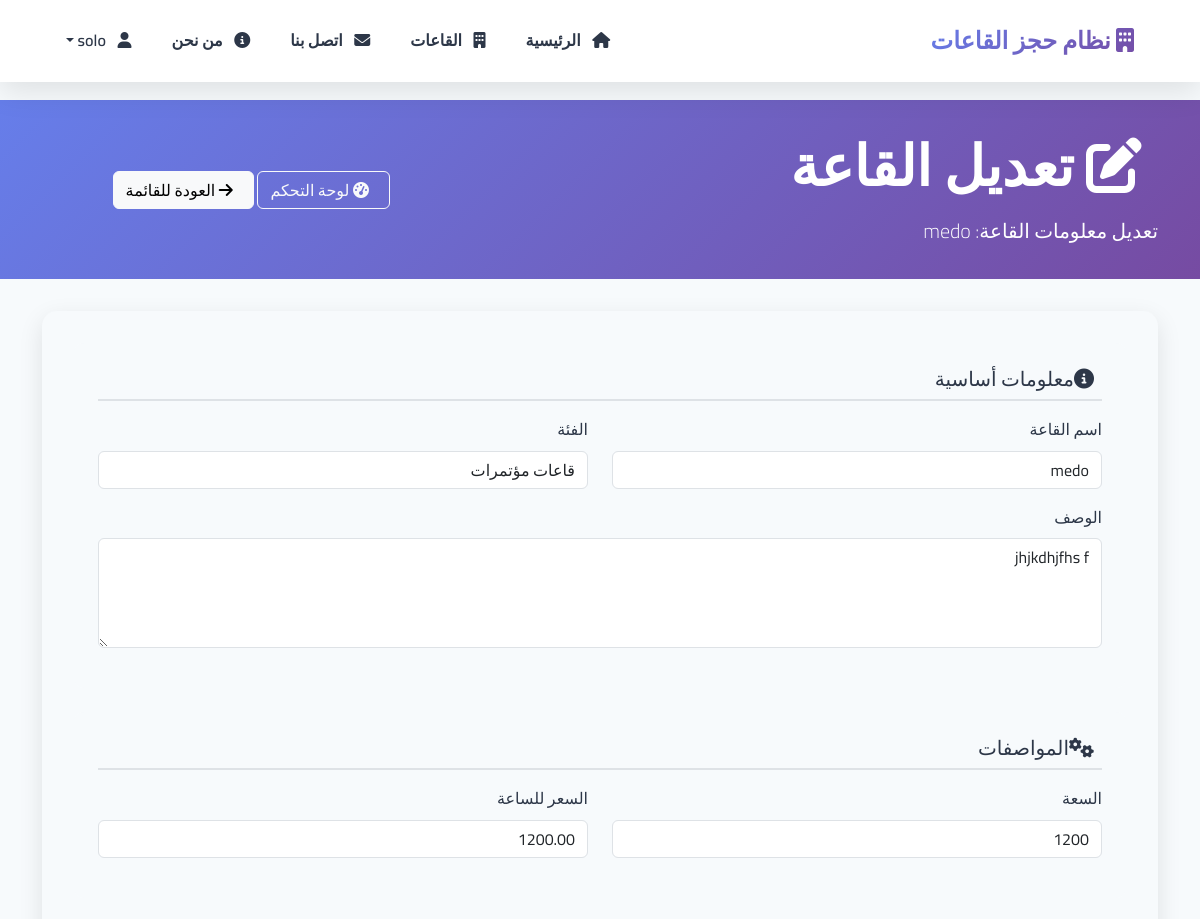
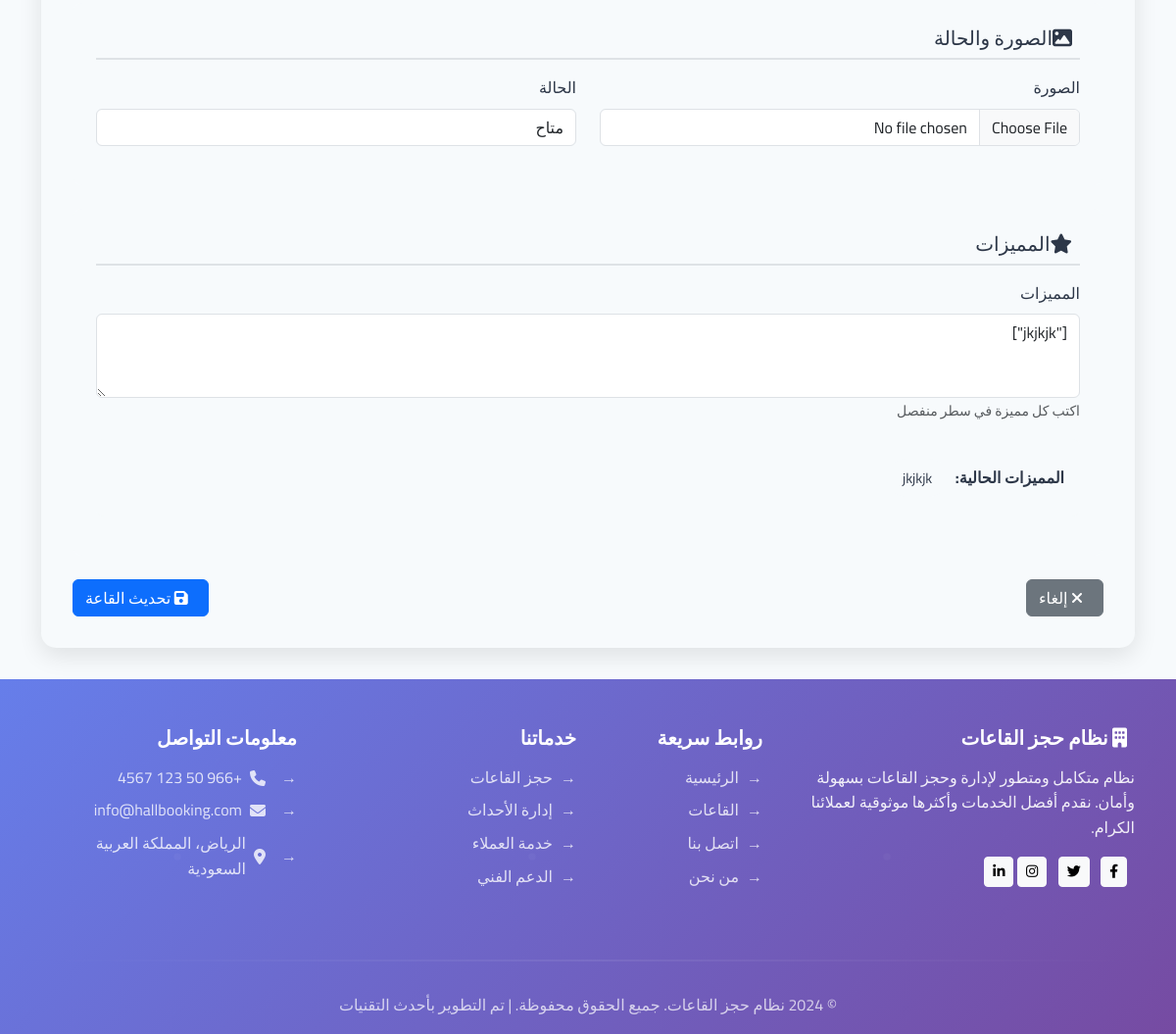
The page /dashboard/halls/112/edit/ (signed in) on the database its author committed (2 pictures, top to bottom).
### hall_booking/models.py (models this page shows, shortened)
class Hall(models.Model):
    STATUS_CHOICES = [
        ('available', 'متاح'),
        ('maintenance', 'صيانة'),
        ('booked', 'محجوز'),
    ]
    name = models.CharField(max_length=200, verbose_name="اسم القاعة")
    category = models.ForeignKey(Category, on_delete=models.CASCADE, verbose_name="الفئة")
    description = models.TextField(verbose_name="الوصف")
    capacity = models.PositiveIntegerField(verbose_name="السعة")
    price_per_hour = models.DecimalField(max_digits=10, decimal_places=2, verbose_name="السعر للساعة")
    image = models.ImageField(upload_to='halls/', verbose_name="الصورة")
    status = models.CharField(max_length=20, choices=STATUS_CHOICES, default='available', verbose_name="الحالة")
    features = models.JSONField(default=list, verbose_name="المميزات")
    created_at = models.DateTimeField(auto_now_add=True, verbose_name="تاريخ الإنشاء")
    updated_at = models.DateTimeField(auto_now=True, verbose_name="تاريخ التحديث")
    class Meta:
        verbose_name = "قاعة"
        verbose_name_plural = "القاعات"

### hall_booking/views.py (the view)
# urls.py: path('dashboard/halls/<int:hall_id>/edit/', views.admin_hall_edit, name='admin_hall_edit'),
@login_required
@user_passes_test(is_admin)
def admin_hall_edit(request, hall_id):
    hall = get_object_or_404(Hall, id=hall_id)
    if request.method == 'POST':
        form = HallForm(request.POST, request.FILES, instance=hall)
        if form.is_valid():
            form.save()
            messages.success(request, 'تم تحديث القاعة بنجاح!')
            return redirect('hall_booking:admin_halls_list')
    else:
        form = HallForm(instance=hall)
    context = {
        'form': form,
        'hall': hall,
        'title': 'تعديل القاعة'
    }
    return render(request, 'hall_booking/admin/hall_form.html', context)

### hall_booking/models.py (called while the page is built)
    def __str__(self):
        return self.name

### hall_booking/views.py (called while the page is built)
def is_admin(user):
    return user.is_staff

### hall_booking/templates/hall_booking/admin/hall_form.html (shortened to what this page needs)
{% extends 'hall_booking/base.html' %}
{% load static %}
{% block content %}
<div class="form-header">
    <div class="container">
        <div class="row align-items-center">
            <div class="col-md-8">
                <h1 class="display-4 fw-bold mb-3">
                    <i class="fas fa-{% if hall %}edit{% else %}plus{% endif %} me-3"></i>
                    {{ title }}
                </h1>
                <p class="lead mb-0">
                    {% if hall %}
                        تعديل معلومات القاعة: {{ hall.name }}
                    {% else %}
                        إضافة قاعة جديدة للنظام
                    {% endif %}
                </p>
            </div>
            <div class="col-md-4 text-end">
                <a href="{% url 'hall_booking:dashboard' %}" class="btn btn-outline-light me-2">
                    <i class="fas fa-tachometer-alt me-2"></i>
                    لوحة التحكم
                </a>
                <a href="{% url 'hall_booking:admin_halls_list' %}" class="btn btn-light">
                    <i class="fas fa-arrow-right me-2"></i>
                    العودة للقائمة
                </a>
            </div>
        </div>
    </div>
</div>
<div class="container">
    <div class="form-container">
        <form method="post" enctype="multipart/form-data">
            <div class="form-section">
                <h5><i class="fas fa-info-circle me-2"></i>معلومات أساسية</h5>
                <div class="row">
                    <div class="col-md-6">
                        <div class="mb-3">
                            <label for="{{ form.name.id_for_label }}" class="form-label">{{ form.name.label }}</label>
                            {{ form.name }}
                        </div>
                    </div>
                    <div class="col-md-6">
                        <div class="mb-3">
                            <label for="{{ form.category.id_for_label }}" class="form-label">{{ form.category.label }}</label>
                            {{ form.category }}
                        </div>
                    </div>
                </div>
                <div class="mb-3">
                    <label for="{{ form.description.id_for_label }}" class="form-label">{{ form.description.label }}</label>
                    {{ form.description }}
                </div>
            </div>
            <div class="form-section">
                <h5><i class="fas fa-cogs me-2"></i>المواصفات</h5>
                <div class="row">
                    <div class="col-md-6">
                        <div class="mb-3">
                            <label for="{{ form.capacity.id_for_label }}" class="form-label">{{ form.capacity.label }}</label>
                            {{ form.capacity }}
                        </div>
                    </div>
                    <div class="col-md-6">
                        <div class="mb-3">
                            <label for="{{ form.price_per_hour.id_for_label }}" class="form-label">{{ form.price_per_hour.label }}</label>
                            {{ form.price_per_hour }}
                        </div>
                    </div>
                </div>
            </div>
            <div class="form-section">
                <h5><i class="fas fa-image me-2"></i>الصورة والحالة</h5>
                <div class="row">
                    <div class="col-md-6">
                        <div class="mb-3">
                            <label for="{{ form.image.id_for_label }}" class="form-label">{{ form.image.label }}</label>
                            {{ form.image }}
                        </div>
                    </div>
                    <div class="col-md-6">
                        <div class="mb-3">
                            <label for="{{ form.status.id_for_label }}" class="form-label">{{ form.status.label }}</label>
                            {{ form.status }}
                        </div>
                    </div>
                </div>
            </div>
            <div class="form-section">
                <h5><i class="fas fa-star me-2"></i>المميزات</h5>
                <div class="mb-3">
                    <label for="{{ form.features.id_for_label }}" class="form-label">{{ form.features.label }}</label>
                    {{ form.features }}
                    <small class="text-muted">اكتب كل مميزة في سطر منفصل</small>
                    {% if hall.features %}
                        <div class="features-preview">
                            <strong>المميزات الحالية:</strong>
                            {% for feature in hall.features %}
                                <span class="feature-item">{{ feature }}</span>
                            {% endfor %}
                        </div>
                    {% endif %}
                </div>
            </div>
            <div class="d-flex justify-content-between">
                <a href="{% url 'hall_booking:admin_halls_list' %}" class="btn btn-secondary">
                    <i class="fas fa-times me-2"></i>
                    إلغاء
                </a>
                <button type="submit" class="btn btn-primary">
                    <i class="fas fa-save me-2"></i>
                    {% if hall %}تحديث القاعة{% else %}إنشاء القاعة{% endif %}
                </button>
            </div>
        </form>
    </div>
</div>
{% endblock %}

### hall_booking/templates/hall_booking/admin/hall_form.html (style rules this page uses)
.form-header { background: var(--gradient-primary); color: white; padding: 2rem 0; margin-bottom: 2rem; }
.form-container { background: var(--light-color, #fff); border-radius: 15px; padding: 2rem; box-shadow: 0 8px 25px rgba(0,0,0,0.1); margin-bottom: 2rem; }
.form-section { background: var(--light-color, #f8f9fa); border-radius: 10px; padding: 1.5rem; margin-bottom: 1.5rem; }
.form-section h5 { color: var(--dark-color); margin-bottom: 1rem; border-bottom: 2px solid #dee2e6; padding-bottom: 0.5rem; }
.features-preview { background: var(--light-color, #e9ecef); border-radius: 8px; padding: 1rem; margin-top: 1rem; }
.feature-item { background: var(--light-color, #fff); padding: 0.5rem 1rem; margin: 0.25rem; border-radius: 20px; display: inline-block; font-size: 0.9rem; }

### hall_booking/templates/hall_booking/base.html (style rules this page uses)
:root { --primary-color: #667eea; --secondary-color: #764ba2; --accent-color: #f093fb; --success-color: #4facfe; --warning-color: #43e97b; --danger-color: #fa709a; --dark-color: #2d3748; --light-color: #f7fafc; --gradient-primary: linear-gradient(135deg, #667eea 0%, #764ba2 100%); --gradient-secondary: linear-gradient(135deg, #f093fb 0%, #f5576c 100%); --gradient-success: linear-gradient(135deg, #4facfe 0%, #00f2fe 100%); --gradient-warning: linear-gradient(135deg, #43e97b 0%, #38f9d7 100%); --shadow-light: 0 10px 30px rgba(0,0,0,0.1); --shadow-medium: 0 20px 40px rgba(0,0,0,0.15); --shadow-heavy: 0 30px 60px rgba(0,0,0,0.2); --border-radius: 20px; --transition: all 0.3s cubic-bezier(0.4, 0, 0.2, 1); }
* { margin: 0; padding: 0; box-sizing: border-box; }
body { font-family: 'Cairo', 'Segoe UI', Tahoma, Geneva, Verdana, sans-serif; line-height: 1.6; color: var(--dark-color); background: var(--light-color); overflow-x: hidden; }
html { scroll-behavior: smooth; }

### rows shown on the page
Hall: name "medo", category "قاعات مؤتمرات", description "jhjkdhjfhs f", capacity "1200", price_per_hour "1200.00", status "متاح", features "[\"jkjkjk\"]"

### other values the page prints
{{ title }} "تعديل القاعة"
{{ feature }} "jkjkjk"
